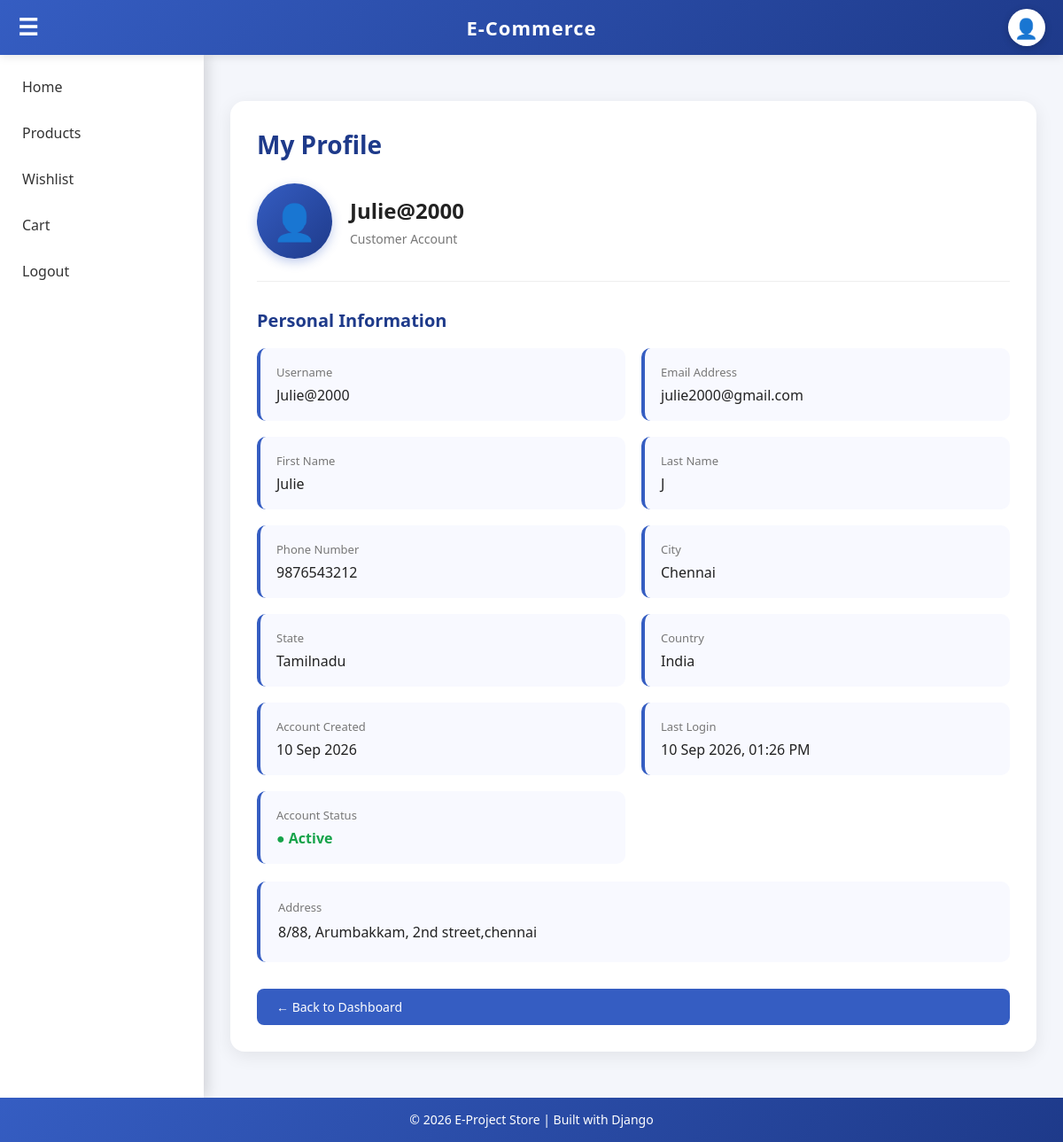
The app's page /profile/ (signed in) with its own data.
### myapp2/models.py (models this page shows, shortened)
class UserProfile(models.Model):
    user = models.OneToOneField(
        User,
        on_delete=models.CASCADE,
        related_name='profile'
    )
    phone = models.CharField(
        max_length=15,
        blank=True,
        null=True
    )
    address = models.TextField(
        blank=True,
        null=True
    )
    city = models.CharField(
        max_length=100,
        blank=True,
        null=True
    )
    state = models.CharField(
        max_length=100,
        blank=True,
        null=True
    )
    country = models.CharField(
        max_length=100,
        blank=True,
        null=True
    )

### myapp2/views.py (the view)
# urls.py: path('profile/', views.profile_view, name='profile_view'),
@login_required
def profile_view(request):
    if request.user.is_superuser:
        return redirect('myapp:home')
    profile, created = UserProfile.objects.get_or_create(
        user=request.user
    )
    return render(
        request,
        'profile.html',
        {
            'user': request.user,
            'profile': profile
        }
    )

### myapp2/templates/profile.html (shortened to what this page needs)
{% extends 'base.html' %}
{% block content %}
<div class="profile-page">
    <div class="profile-card">
        <div class="profile-title">
            My Profile
        </div>
        <div class="profile-header">
            <div class="profile-avatar">
                👤
            </div>
            <div>
                <h2>
                    {{ user.username }}
                </h2>
                <p>
                    Customer Account
                </p>
            </div>
        </div>
        <div class="section-title">
            Personal Information
        </div>
        <div class="info-grid">
            <div class="info-box">
                <div class="info-label">
                    Username
                </div>
                <div class="info-value">
                    {{ user.username }}
                </div>
            </div>
            <div class="info-box">
                <div class="info-label">
                    Email Address
                </div>
                <div class="info-value">
                    {% if user.email %}
                        {{ user.email }}
                    {% else %}
                        Not provided
                    {% endif %}
                </div>
            </div>
            <div class="info-box">
                <div class="info-label">
                    First Name
                </div>
                <div class="info-value">
                    {% if user.first_name %}
                        {{ user.first_name }}
                    {% else %}
                        Not provided
                    {% endif %}
                </div>
            </div>
            <div class="info-box">
                <div class="info-label">
                    Last Name
                </div>
                <div class="info-value">
                    {% if user.last_name %}
                        {{ user.last_name }}
                    {% else %}
                        Not provided
                    {% endif %}
                </div>
            </div>
            <div class="info-box">
                <div class="info-label">
                    Phone Number
                </div>
                <div class="info-value">
                    {% if profile.phone %}
                        {{ profile.phone }}
                    {% else %}
                        Not provided
                    {% endif %}
                </div>
            </div>
            <div class="info-box">
                <div class="info-label">
                    City
                </div>
                <div class="info-value">
                    {% if profile.city %}
                        {{ profile.city }}
                    {% else %}
                        Not provided
                    {% endif %}
                </div>
            </div>
            <div class="info-box">
                <div class="info-label">
                    State
                </div>
                <div class="info-value">
                    {% if profile.state %}
                        {{ profile.state }}
                    {% else %}
                        Not provided
                    {% endif %}
                </div>
            </div>
            <div class="info-box">
                <div class="info-label">
                    Country
                </div>
                <div class="info-value">
                    {% if profile.country %}
                        {{ profile.country }}
                    {% else %}
                        Not provided
                    {% endif %}
                </div>
            </div>
            <div class="info-box">
                <div class="info-label">
                    Account Created
                </div>
                <div class="info-value">
                    {{ user.date_joined|date:"d M Y" }}
                </div>
            </div>
            <div class="info-box">
                <div class="info-label">
                    Last Login
                </div>
                <div class="info-value">
                    {% if user.last_login %}
                        {{ user.last_login|date:"d M Y, h:i A" }}
                    {% else %}
                        Not available
                    {% endif %}
                </div>
            </div>
            <div class="info-box">
                <div class="info-label">
                    Account Status
                </div>
                <div class="info-value">
                    {% if user.is_active %}
                        <span class="status-active">
                            ● Active
                        </span>
                    {% else %}
                        <span class="status-inactive">
                            ● Inactive
                        </span>
                    {% endif %}
                </div>
            </div>
        </div>
        <div class="address-box">
            <div class="address-label">
                Address
            </div>
            <div class="address-value">
                {% if profile.address %}
                    {{ profile.address }}
                {% else %}
                    Address not provided
                {% endif %}
            </div>
        </div>
        <div class="profile-actions">
            <a
                href="{% url 'myapp2:customer_dashboard' %}"
                class="back-btn"
            >
                ← Back to Dashboard
            </a>
        </div>
    </div>
</div>
{% endblock %}

### myapp2/templates/base.html (style rules this page uses)
* { box-sizing: border-box; }
html, body { margin: 0; padding: 0; width: 100%; min-height: 100%; font-family: 'Segoe UI', Arial, sans-serif; background: #f4f6fb; }
.profile-actions { display: flex; flex-direction: column; gap: 8px; }

### myapp2/templates/profile.html (style rules this page uses)
.profile-page { max-width:1000px; margin:0 auto; }
.profile-card { background:white; border-radius:16px; padding:30px; box-shadow:0 5px 20px rgba(0,0,0,0.08); }
.profile-title { font-size:28px; font-weight:600; color:#1e3a8a; margin-bottom:25px; }
.profile-header { display:flex; align-items:center; gap:20px; margin-bottom:30px; padding-bottom:25px; border-bottom:1px solid #eee; }
.profile-avatar { width:85px; height:85px; min-width:85px; border-radius:50%; background:linear-gradient( 135deg, #355dc2, #1e3a8a ); color:white; display:flex; align-items:center; justify-content:center; font-size:40px; box-shadow:0 4px 12px rgba(53,93,194,0.3); }
.profile-header h2 { margin:0; color:#222; font-size:24px; }
.profile-header p { margin:6px 0 0; color:#777; font-size:14px; }
.section-title { font-size:20px; font-weight:600; color:#1e3a8a; margin-bottom:18px; }
.info-grid { display:grid; grid-template-columns:repeat(2,1fr); gap:18px; }
.info-box { background:#f8f9ff; padding:18px; border-radius:10px; border-left:4px solid #355dc2; transition:0.3s; }
.info-label { color:#777; font-size:13px; margin-bottom:6px; }
.info-value { color:#222; font-size:16px; font-weight:500; word-break:break-word; }
.address-box { margin-top:20px; background:#f8f9ff; padding:20px; border-radius:10px; border-left:4px solid #355dc2; }
.address-label { color:#777; font-size:13px; margin-bottom:7px; }
.address-value { color:#222; font-size:16px; line-height:1.6; }
.status-active { color:#16a34a; font-weight:600; }
.profile-actions { margin-top:30px; }
.back-btn { display:inline-block; padding:11px 22px; background:#355dc2; color:white; text-decoration:none; border-radius:8px; font-size:14px; transition:0.3s; }

### records on screen
UserProfile: phone "9876543212", city "Chennai", state "Tamilnadu", country "India", address "8/88, Arumbakkam, 2nd street,chennai"

### other values on screen
{{ user.username }} "Julie@2000"
{{ user.email }} "julie2000@gmail.com"
{{ user.first_name }} "Julie"
{{ user.last_name }} "J"
{{ user.date_joined|date:"d M Y" }} "10 Sep 2026"
{{ user.last_login|date:"d M Y, h:i A" }} "10 Sep 2026, 01:26 PM"
